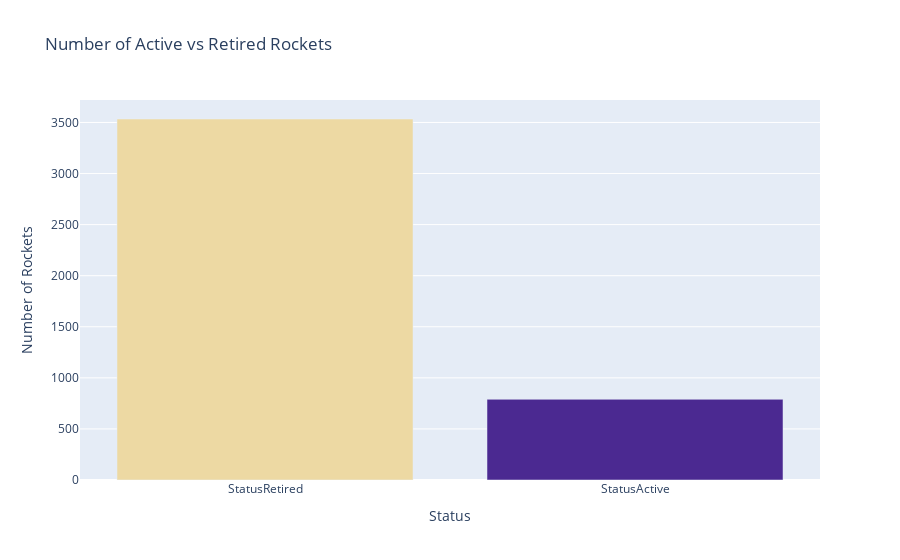

Notebook code for this chart:
### Markdown cell above
# Number of Active versus Retired Rockets

How many rockets are active compared to those that are decomissioned?

### Code cell
rocket_status = df_data["Rocket_Status"].value_counts()

bar = px.bar(
    x=rocket_status.index,
    y=rocket_status.values,
    title="Number of Active vs Retired Rockets",
    hover_name=rocket_status.index,
    color=rocket_status.values,
    color_continuous_scale="Agsunset"
)

bar.update_layout(
    xaxis_title="Status",
    yaxis_title="Number of Rockets",
    coloraxis_showscale=False
)

bar.show()

### Figure 1 — Plotly figure (JSON) as saved in the notebook; plotly's stock layout.template omitted (floating-point values rounded to 4 significant figures)
{"data": [{"alignmentgroup": "True", "hovertemplate": "<b>%{hovertext}</b><br><br>x=%{x}<br>y=%{y}<br>color=%{marker.color}<extra></extra>", "hovertext": ["StatusRetired", "StatusActive"], "legendgroup": "", "marker": {"color": [3534, 790], "coloraxis": "coloraxis", "pattern": {"shape": ""}}, "name": "", "offsetgroup": "", "orientation": "v", "showlegend": false, "textposition": "auto", "type": "bar", "x": ["StatusRetired", "StatusActive"], "xaxis": "x", "y": [3534, 790], "yaxis": "y"}], "layout": {"barmode": "relative", "coloraxis": {"colorbar": {"title": {"text": "color"}}, "colorscale": [[0, "rgb(75, 41, 145)"], [0.1667, "rgb(135, 44, 162)"], [0.3333, "rgb(192, 54, 157)"], [0.5, "rgb(234, 79, 136)"], [0.6667, "rgb(250, 120, 118)"], [0.8333, "rgb(246, 169, 122)"], [1, "rgb(237, 217, 163)"]], "showscale": false}, "legend": {"tracegroupgap": 0}, "title": {"text": "Number of Active vs Retired Rockets"}, "xaxis": {"anchor": "y", "domain": [0, 1], "title": {"text": "Status"}}, "yaxis": {"anchor": "x", "domain": [0, 1], "title": {"text": "Number of Rockets"}}}}
